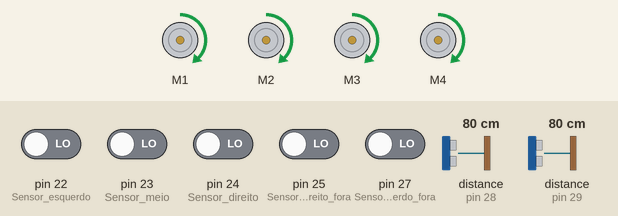
A sketch run on a simulated Arduino Mega 2560, built with avr-gcc and run on an emulated ATmega2560. Parts: 4 × DC motor (green arrow = forward, orange = backward, longer = faster). The inputs (shaded band) are chosen by the test bench; at power-on: pin 22 (Sensor_esquerdo), pin 23 (Sensor_meio), pin 24 (Sensor_direito), pin 25 (Sensor_direito_fora), pin 27 (Sensor_esquerdo_fora) LOW, distance to the obstacle (sensors on pin 28, pin 29) 80 cm. The echo pulse lasts 58.3 µs per cm; what the sketch prints to the serial monitor is not drawn.

Above: at 1.2 s.
1.3 s: distance to the obstacle (sensor on pin 28) set to 6 cm
2.8 s: distance to the obstacle (sensor on pin 28) set to 3 cm
At 4.7 s:
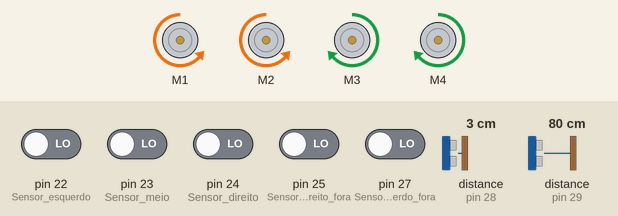
At 5.7 s:
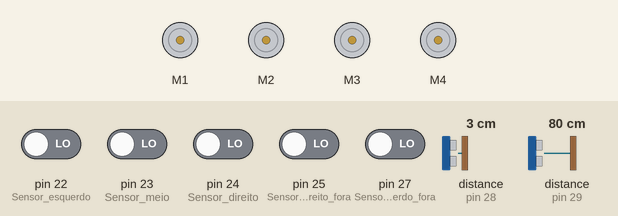
5.8 s: pin 24 (Sensor_direito) driven HIGH
8.8 s: pin 23 (Sensor_meio) driven HIGH
At 8.8 s:
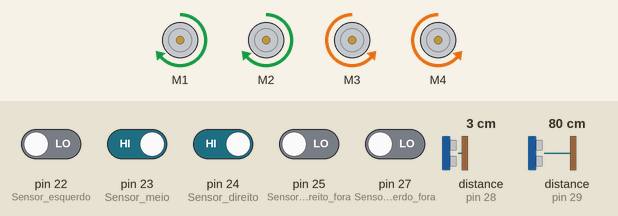
11.8 s: pin 24 (Sensor_direito) driven LOW
14.8 s: distance to the obstacle (sensor on pin 29) set to 8 cm
16.3 s: distance to the obstacle (sensor on pin 29) set to 5 cm
At 17.2 s:
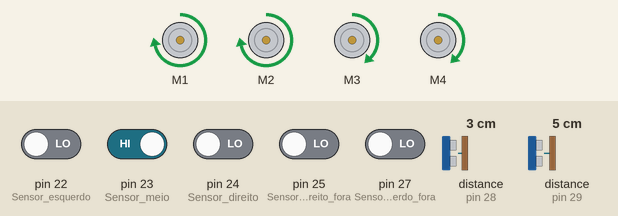
Timing chart, 0 to 18.8 s (numbered marks = the images above; inputs shaded):
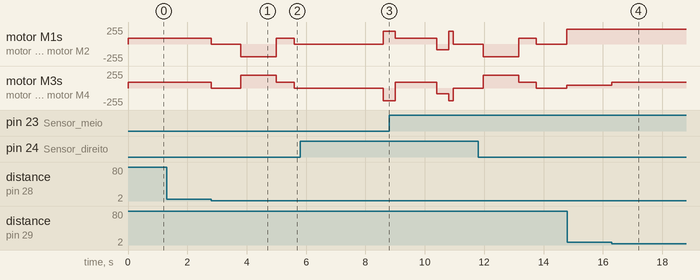

The sketch:

obr_2023.ino
```cpp
#include <Ultrasonic.h>
#include <AFMotor.h>
 int desviar = 0;


AF_DCMotor motor_esquerda_frente(1); // direita frente
AF_DCMotor motor_esquerda_tras(2); // direita tras
AF_DCMotor motor_direita_frente(3); // direita frente
AF_DCMotor motor_direita_tras(4); // direita tras

int Sensor_direito = 24;
int Sensor_meio = 23;
int Sensor_esquerdo = 22;
int Sensor_direito_fora = 25;
int Sensor_esquerdo_fora = 27;

Ultrasonic ultrasonicfrente(26, 28);     //TRIG/ECHO
int sonar_frente;
Ultrasonic ultrasonicesquerdo(30, 29);     //TRIG/ECHO
int sonar_esquerdo;


void setup() {

  pinMode(Sensor_direito, INPUT);
  pinMode(Sensor_meio, INPUT);
  pinMode(Sensor_esquerdo, INPUT);
  pinMode(Sensor_direito_fora, INPUT);
  pinMode(Sensor_esquerdo_fora, INPUT);


  motor_esquerda_frente.run(RELEASE);
  motor_esquerda_tras.run(RELEASE);
  motor_direita_frente.run(RELEASE);
  motor_direita_tras.run(RELEASE);
  Serial.begin(9600);
  Serial.println("Motor test!");

}

void loop() {

 sonar_frente = ultrasonicfrente.read();


segue_linha();
desviar_esquerdo();

}


////////////////////////////////////////////////////////////////////////////////////////////////////////////////////////////////////////////////////////
void desviar_esquerdo(){
sonar_frente = ultrasonicfrente.read();
sonar_frente = ultrasonicfrente.read();
  if (sonar_frente  <= 4){

  motor_esquerda_frente.run(RELEASE);   // PARA
  motor_esquerda_tras.run(RELEASE);
  motor_direita_frente.run(RELEASE);
  motor_direita_tras.run(RELEASE);
  delay(1000);

  motor_direita_tras.setSpeed(190);    // GIRA PRA ESQUERDA
  motor_direita_frente.setSpeed(190);
  motor_esquerda_frente.setSpeed(190);
  motor_esquerda_tras.setSpeed(190);
  motor_esquerda_frente.run(BACKWARD);
  motor_esquerda_tras.run(BACKWARD);
  motor_direita_frente.run(FORWARD);
  motor_direita_tras.run(FORWARD);
  delay(1200);

  frente();                              // FRENTE
  delay(600);

  motor_esquerda_frente.run(RELEASE);    // PARA
  motor_esquerda_tras.run(RELEASE);
  motor_direita_frente.run(RELEASE);
  motor_direita_tras.run(RELEASE);
  delay(1000);

  while(1){
  sonar_esquerdo = ultrasonicesquerdo.read();
  if (sonar_esquerdo > 7 ){
  motor_direita_tras.setSpeed(45);
  motor_direita_frente.setSpeed(45);
  motor_esquerda_frente.setSpeed(220);
  motor_esquerda_tras.setSpeed(220);
  motor_direita_frente.run(FORWARD);
  motor_direita_tras.run(FORWARD);
  motor_esquerda_frente.run(FORWARD);
  motor_esquerda_tras.run(FORWARD);
  } else if (sonar_esquerdo <= 6 ){
  motor_direita_tras.setSpeed(90);
  motor_direita_frente.setSpeed(90);
  motor_direita_frente.run(FORWARD);
  motor_direita_tras.run(FORWARD);
  }
  if (digitalRead(Sensor_direito_fora) == HIGH){                         // sensor direito dentro = preto
  motor_esquerda_frente.run(RELEASE);
  motor_esquerda_tras.run(RELEASE);
  motor_direita_frente.run(RELEASE);
  motor_direita_tras.run(RELEASE);
  delay(2000);
  direita_segue();
  delay(400);
  frente();
  delay(1200);
  while(digitalRead(Sensor_meio) != HIGH){
  esquerda_segue();
  }
  re();
  delay(400);
  break;
  }
  if (digitalRead(Sensor_direito) == HIGH){                         // sensor direito dentro = preto
  motor_esquerda_frente.run(RELEASE);
  motor_esquerda_tras.run(RELEASE);
  motor_direita_frente.run(RELEASE);
  motor_direita_tras.run(RELEASE);
  delay(2000);
  direita_segue();
  delay(400);
  frente();
  delay(1400);
  while(digitalRead(Sensor_meio) != HIGH){
  esquerda_segue();
  }
  re();
  delay(400);
  break;
}
}
}
}

void segue_linha(){

  frente();

  if (digitalRead(Sensor_direito) == HIGH){                             // sensor direito dentro = preto
  direita_segue();
  delay(150);
}

  if (digitalRead(Sensor_esquerdo) == HIGH){                            // sensor esquerdo dentro = preto
  esquerda_segue();
  delay(150);
}

  if (digitalRead(Sensor_direito_fora) == HIGH){                             // sensor direito fora = preto
  direita_segue();
}

  if (digitalRead(Sensor_esquerdo_fora) == HIGH){                             // sensor esquerdo fora  = preto
  esquerda_segue();
}

/////////////////////////////////falso_90 e 90 graus//////////////////////////////////
  if (digitalRead(Sensor_esquerdo_fora) == HIGH && digitalRead(Sensor_esquerdo) == HIGH ) {     // os dois sensores esquerdo = preto

  motor_esquerda_frente.run(RELEASE);
  motor_esquerda_tras.run(RELEASE);                                    // para
  motor_direita_frente.run(RELEASE);
  motor_direita_tras.run(RELEASE);
  delay(500);

  frente();                                                            //frente
  delay(1000);

  direita_segue();                                                     //direita
  delay(500);

  motor_esquerda_frente.run(RELEASE);                                  //para
  motor_esquerda_tras.run(RELEASE);
  motor_direita_frente.run(RELEASE);
  motor_direita_tras.run(RELEASE);
  delay(400);

  while(digitalRead(Sensor_meio) != HIGH) {                            //esquerda
  esquerda_segue();
}

  re();                                                                 //re
  delay(400);

}

  if (digitalRead(Sensor_direito_fora) == HIGH && digitalRead(Sensor_direito) == HIGH ) {      // os dois sensores direito = preto

  motor_esquerda_frente.run(RELEASE);                                           //para
  motor_esquerda_tras.run(RELEASE);
  motor_direita_frente.run(RELEASE);
  motor_direita_tras.run(RELEASE);
  delay(500);

  frente();                                                                     //frente
  delay(1000);

  esquerda_segue();                                                             //esquerda
  delay(500);

  motor_esquerda_frente.run(RELEASE);                                           //para
  motor_esquerda_tras.run(RELEASE);
  motor_direita_frente.run(RELEASE);
  motor_direita_tras.run(RELEASE);
  delay(400);

  while(digitalRead(Sensor_meio) != HIGH) {                                    //direita
  direita_segue();
}

  re();                                                                        //re
  delay(400);

}
}
////////////////////////////////////////////////////////////////////////////////////////////////////////////////////////////////////////////////////
void re(){

  motor_direita_tras.setSpeed(85);
  motor_direita_frente.setSpeed(85);
  motor_esquerda_frente.setSpeed(85);
  motor_esquerda_tras.setSpeed(85);

  motor_direita_frente.run(BACKWARD);  // FRENTE
  motor_direita_tras.run(BACKWARD);  // FRENTE
  motor_esquerda_frente.run(BACKWARD);  // FRENTE
  motor_esquerda_tras.run(BACKWARD);  // FRENTE

}

void frente(){

  motor_direita_tras.setSpeed(90);
  motor_direita_frente.setSpeed(90);
  motor_esquerda_frente.setSpeed(90);
  motor_esquerda_tras.setSpeed(90);

  motor_direita_frente.run(FORWARD);  // RE
  motor_direita_tras.run(FORWARD);  // RE
  motor_esquerda_frente.run(FORWARD);  // RE
  motor_esquerda_tras.run(FORWARD);  // RE

}
void frente_segue(){

  motor_direita_tras.setSpeed(70);
  motor_direita_frente.setSpeed(70);
  motor_esquerda_frente.setSpeed(90);
  motor_esquerda_tras.setSpeed(90);

  motor_direita_frente.run(FORWARD);  // RE
  motor_direita_tras.run(FORWARD);  // RE
  motor_esquerda_frente.run(FORWARD);  // RE
  motor_esquerda_tras.run(FORWARD);  // RE

}
void esquerda_segue(){

  motor_direita_tras.setSpeed(190);
  motor_direita_frente.setSpeed(190);
  motor_esquerda_frente.setSpeed(190);
  motor_esquerda_tras.setSpeed(190);

 motor_esquerda_frente.run(BACKWARD);  // FRENTE
 motor_esquerda_tras.run(BACKWARD);  // FRENTE
  motor_direita_frente.run(FORWARD);  // RE
  motor_direita_tras.run(FORWARD);  // RE

}

void direita_segue(){

  motor_direita_tras.setSpeed(190);
  motor_direita_frente.setSpeed(190);
  motor_esquerda_frente.setSpeed(190);
  motor_esquerda_tras.setSpeed(190);

  motor_esquerda_frente.run(FORWARD);  // FRENTE
  motor_esquerda_tras.run(FORWARD);  // FRENTE
  motor_direita_frente.run(BACKWARD);  // RE
  motor_direita_tras.run(BACKWARD);  // RE
}
void leitura(){

  sonar_frente = ultrasonicfrente.read();
  Serial.print("sonar frente cm: ");
  Serial.println(sonar_frente);
  sonar_esquerdo = ultrasonicesquerdo.read();
  Serial.print("sonar esquerdo cm: ");
  Serial.println(sonar_esquerdo);
  delay(100);
}
```

Measured:
- the behaviour switches between 5 and 4 cm on distance to the obstacle (sensor on pin 28) (found by bisection; images 0 and 1)
- the behaviour switches between 7 and 6 cm on distance to the obstacle (sensor on pin 29) (found by bisection; images 3 and 4)
- after the input at 1.3 s, every drawn part: stays the same
- after the input at 2.8 s, motor M1, motor M2: forward 90/255 → stopped at once, → backward 190/255 1.0 s later, → forward 90/255 1.2 s later, → stopped 0.60 s later; motor M3, motor M4: forward 90/255 → stopped at once, → forward 190/255 1.0 s later, → forward 90/255 1.2 s later, → stopped 0.60 s later
- after the input at 5.8 s, motor M1, motor M2: stopped → forward 190/255 after 2.8 s; motor M3, motor M4: stopped → backward 190/255 after 2.8 s
- after the input at 14.8 s, every drawn part: stays the same
- after the input at 16.3 s, motor M3, motor M4: forward 45/255 → forward 90/255 at once
